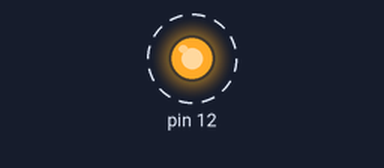
Recording of a sketch running on a simulated Arduino Uno, built with avr-gcc and run on an emulated ATmega328P. On the bench: output pins drawn as LEDs (lit = HIGH). Dashed ring = blinking.

Above: at 0.05 s.
Timing chart, 0 to 3.0 s (numbered marks = the images above):
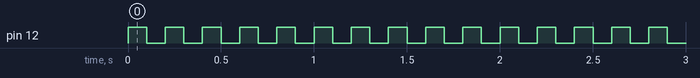

Measured:
- by itself, pin 12: alternates HIGH for 0.10 s and LOW for 0.10 s

The sketch:

myblink_01.ino
```cpp
void setup() {
  // put your setup code here, to run once:
  pinMode(12,OUTPUT);
}

void loop() {
  // put your main code here, to run repeatedly:
  digitalWrite(12,HIGH);
  delay(100);
  digitalWrite(12,LOW);
  delay(100);
}
```
